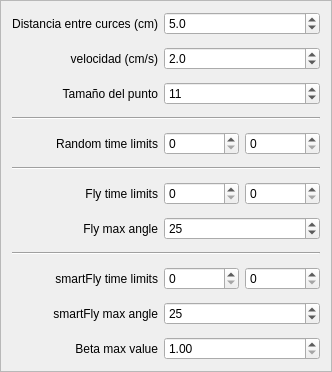
      <widget class="QFrame" name="frame_2">
       <property name="sizePolicy">
        <sizepolicy hsizetype="Preferred" vsizetype="Maximum">
         <horstretch>0</horstretch>
         <verstretch>0</verstretch>
        </sizepolicy>
       </property>
       <property name="frameShape">
        <enum>QFrame::StyledPanel</enum>
       </property>
       <property name="frameShadow">
        <enum>QFrame::Raised</enum>
       </property>
       <layout class="QGridLayout" name="gridLayout_5">
        <property name="verticalSpacing">
         <number>12</number>
        </property>
        <item row="10" column="1" colspan="2">
         <widget class="QSpinBox" name="spinBox_sfly_max_angle">
          <property name="sizePolicy">
           <sizepolicy hsizetype="Preferred" vsizetype="Fixed">
            <horstretch>0</horstretch>
            <verstretch>0</verstretch>
           </sizepolicy>
          </property>
          <property name="minimumSize">
           <size>
            <width>75</width>
            <height>0</height>
           </size>
          </property>
          <property name="minimum">
           <number>1</number>
          </property>
          <property name="maximum">
           <number>180</number>
          </property>
          <property name="singleStep">
           <number>5</number>
          </property>
          <property name="value">
           <number>25</number>
          </property>
         </widget>
        </item>
        <item row="6" column="0">
         <widget class="QLabel" name="label_5">
          <property name="sizePolicy">
           <sizepolicy hsizetype="Preferred" vsizetype="Preferred">
            <horstretch>0</horstretch>
            <verstretch>0</verstretch>
           </sizepolicy>
          </property>
          <property name="text">
           <string>Fly time limits</string>
          </property>
          <property name="alignment">
           <set>Qt::AlignRight|Qt::AlignTrailing|Qt::AlignVCenter</set>
          </property>
         </widget>
        </item>
        <item row="5" column="0" colspan="3">
         <widget class="Line" name="line">
          <property name="palette">
           <palette>
            <active>
             <colorrole role="Button">
              <brush brushstyle="SolidPattern">
               <color alpha="255">
                <red>255</red>
                <green>255</green>
                <blue>255</blue>
               </color>
              </brush>
             </colorrole>
             <colorrole role="Midlight">
              <brush brushstyle="SolidPattern">
               <color alpha="255">
                <red>255</red>
                <green>255</green>
                <blue>255</blue>
               </color>
              </brush>
             </colorrole>
             <colorrole role="Dark">
              <brush brushstyle="SolidPattern">
               <color alpha="255">
                <red>127</red>
                <green>127</green>
                <blue>127</blue>
               </color>
              </brush>
             </colorrole>
             <colorrole role="Mid">
              <brush brushstyle="SolidPattern">
               <color alpha="255">
                <red>170</red>
                <green>170</green>
                <blue>170</blue>
               </color>
              </brush>
             </colorrole>
             <colorrole role="Window">
              <brush brushstyle="SolidPattern">
               <color alpha="255">
                <red>255</red>
                <green>255</green>
                <blue>255</blue>
               </color>
              </brush>
             </colorrole>
             <colorrole role="Shadow">
              <brush brushstyle="SolidPattern">
               <color alpha="255">
                <red>0</red>
                <green>0</green>
                <blue>0</blue>
               </color>
              </brush>
             </colorrole>
             <colorrole role="AlternateBase">
              <brush brushstyle="SolidPattern">
               <color alpha="255">
                <red>255</red>
                <green>255</green>
                <blue>255</blue>
               </color>
              </brush>
             </colorrole>
            </active>
            <inactive>
             <colorrole role="Button">
              <brush brushstyle="SolidPattern">
               <color alpha="255">
                <red>240</red>
                <green>240</green>
                <blue>240</blue>
               </color>
              </brush>
             </colorrole>
             <colorrole role="Midlight">
              <brush brushstyle="SolidPattern">
               <color alpha="255">
                <red>227</red>
                <green>227</green>
                <blue>227</blue>
               </color>
              </brush>
             </colorrole>
             <colorrole role="Dark">
              <brush brushstyle="SolidPattern">
               <color alpha="255">
                <red>160</red>
                <green>160</green>
                <blue>160</blue>
               </color>
              </brush>
             </colorrole>
             <colorrole role="Mid">
              <brush brushstyle="SolidPattern">
               <color alpha="255">
                <red>160</red>
                <green>160</green>
                <blue>160</blue>
               </color>
              </brush>
             </colorrole>
             <colorrole role="Window">
              <brush brushstyle="SolidPattern">
               <color alpha="255">
                <red>240</red>
                <green>240</green>
                <blue>240</blue>
               </color>
              </brush>
             </colorrole>
             <colorrole role="Shadow">
              <brush brushstyle="SolidPattern">
               <color alpha="255">
                <red>105</red>
                <green>105</green>
                <blue>105</blue>
               </color>
              </brush>
             </colorrole>
             <colorrole role="AlternateBase">
              <brush brushstyle="SolidPattern">
               <color alpha="255">
                <red>245</red>
                <green>245</green>
                <blue>245</blue>
               </color>
              </brush>
             </colorrole>
            </inactive>
            <disabled>
             <colorrole role="Button">
              <brush brushstyle="SolidPattern">
               <color alpha="255">
                <red>255</red>
                <green>255</green>
                <blue>255</blue>
               </color>
              </brush>
             </colorrole>
             <colorrole role="Midlight">
              <brush brushstyle="SolidPattern">
               <color alpha="255">
                <red>255</red>
                <green>255</green>
                <blue>255</blue>
               </color>
              </brush>
             </colorrole>
             <colorrole role="Dark">
              <brush brushstyle="SolidPattern">
               <color alpha="255">
                <red>127</red>
                <green>127</green>
                <blue>127</blue>
               </color>
              </brush>
             </colorrole>
             <colorrole role="Mid">
              <brush brushstyle="SolidPattern">
               <color alpha="255">
                <red>170</red>
                <green>170</green>
                <blue>170</blue>
               </color>
              </brush>
             </colorrole>
             <colorrole role="Window">
              <brush brushstyle="SolidPattern">
               <color alpha="255">
                <red>255</red>
                <green>255</green>
                <blue>255</blue>
               </color>
              </brush>
             </colorrole>
             <colorrole role="Shadow">
              <brush brushstyle="SolidPattern">
               <color alpha="255">
                <red>0</red>
                <green>0</green>
                <blue>0</blue>
               </color>
              </brush>
             </colorrole>
             <colorrole role="AlternateBase">
              <brush brushstyle="SolidPattern">
               <color alpha="255">
                <red>245</red>
                <green>245</green>
                <blue>245</blue>
               </color>
              </brush>
             </colorrole>
            </disabled>
           </palette>
          </property>
          <property name="orientation">
           <enum>Qt::Horizontal</enum>
          </property>
         </widget>
        </item>
        <item row="9" column="0">
         <widget class="QLabel" name="label_7">
          <property name="sizePolicy">
           <sizepolicy hsizetype="Preferred" vsizetype="Preferred">
            <horstretch>0</horstretch>
            <verstretch>0</verstretch>
           </sizepolicy>
          </property>
          <property name="text">
           <string>smartFly time limits</string>
          </property>
          <property name="alignment">
           <set>Qt::AlignRight|Qt::AlignTrailing|Qt::AlignVCenter</set>
          </property>
         </widget>
        </item>
        <item row="3" column="0" colspan="3">
         <widget class="Line" name="line_3">
          <property name="palette">
           <palette>
            <active>
             <colorrole role="Button">
              <brush brushstyle="SolidPattern">
               <color alpha="255">
                <red>255</red>
                <green>255</green>
                <blue>255</blue>
               </color>
              </brush>
             </colorrole>
             <colorrole role="Midlight">
              <brush brushstyle="SolidPattern">
               <color alpha="255">
                <red>255</red>
                <green>255</green>
                <blue>255</blue>
               </color>
              </brush>
             </colorrole>
             <colorrole role="Dark">
              <brush brushstyle="SolidPattern">
               <color alpha="255">
                <red>127</red>
                <green>127</green>
                <blue>127</blue>
               </color>
              </brush>
             </colorrole>
             <colorrole role="Mid">
              <brush brushstyle="SolidPattern">
               <color alpha="255">
                <red>170</red>
                <green>170</green>
                <blue>170</blue>
               </color>
              </brush>
             </colorrole>
             <colorrole role="Window">
              <brush brushstyle="SolidPattern">
               <color alpha="255">
                <red>255</red>
                <green>255</green>
                <blue>255</blue>
               </color>
              </brush>
             </colorrole>
             <colorrole role="Shadow">
              <brush brushstyle="SolidPattern">
               <color alpha="255">
                <red>0</red>
                <green>0</green>
                <blue>0</blue>
               </color>
              </brush>
             </colorrole>
             <colorrole role="AlternateBase">
              <brush brushstyle="SolidPattern">
               <color alpha="255">
                <red>255</red>
                <green>255</green>
                <blue>255</blue>
               </color>
              </brush>
             </colorrole>
            </active>
            <inactive>
             <colorrole role="Button">
              <brush brushstyle="SolidPattern">
               <color alpha="255">
                <red>240</red>
                <green>240</green>
                <blue>240</blue>
               </color>
              </brush>
             </colorrole>
             <colorrole role="Midlight">
              <brush brushstyle="SolidPattern">
               <color alpha="255">
                <red>227</red>
                <green>227</green>
                <blue>227</blue>
               </color>
              </brush>
             </colorrole>
             <colorrole role="Dark">
              <brush brushstyle="SolidPattern">
               <color alpha="255">
                <red>160</red>
                <green>160</green>
                <blue>160</blue>
               </color>
              </brush>
             </colorrole>
             <colorrole role="Mid">
              <brush brushstyle="SolidPattern">
               <color alpha="255">
                <red>160</red>
                <green>160</green>
                <blue>160</blue>
               </color>
              </brush>
             </colorrole>
             <colorrole role="Window">
              <brush brushstyle="SolidPattern">
               <color alpha="255">
                <red>240</red>
                <green>240</green>
                <blue>240</blue>
               </color>
              </brush>
             </colorrole>
             <colorrole role="Shadow">
              <brush brushstyle="SolidPattern">
               <color alpha="255">
                <red>105</red>
                <green>105</green>
                <blue>105</blue>
               </color>
              </brush>
             </colorrole>
             <colorrole role="AlternateBase">
              <brush brushstyle="SolidPattern">
               <color alpha="255">
                <red>245</red>
                <green>245</green>
                <blue>245</blue>
               </color>
              </brush>
             </colorrole>
            </inactive>
            <disabled>
             <colorrole role="Button">
              <brush brushstyle="SolidPattern">
               <color alpha="255">
                <red>255</red>
                <green>255</green>
                <blue>255</blue>
               </color>
              </brush>
             </colorrole>
             <colorrole role="Midlight">
              <brush brushstyle="SolidPattern">
               <color alpha="255">
                <red>255</red>
                <green>255</green>
                <blue>255</blue>
               </color>
              </brush>
             </colorrole>
             <colorrole role="Dark">
              <brush brushstyle="SolidPattern">
               <color alpha="255">
                <red>127</red>
                <green>127</green>
                <blue>127</blue>
               </color>
              </brush>
             </colorrole>
             <colorrole role="Mid">
              <brush brushstyle="SolidPattern">
               <color alpha="255">
                <red>170</red>
                <green>170</green>
                <blue>170</blue>
               </color>
              </brush>
             </colorrole>
             <colorrole role="Window">
              <brush brushstyle="SolidPattern">
               <color alpha="255">
                <red>255</red>
                <green>255</green>
                <blue>255</blue>
               </color>
              </brush>
             </colorrole>
             <colorrole role="Shadow">
              <brush brushstyle="SolidPattern">
               <color alpha="255">
                <red>0</red>
                <green>0</green>
                <blue>0</blue>
               </color>
              </brush>
             </colorrole>
             <colorrole role="AlternateBase">
              <brush brushstyle="SolidPattern">
               <color alpha="255">
                <red>245</red>
                <green>245</green>
                <blue>245</blue>
               </color>
              </brush>
             </colorrole>
            </disabled>
           </palette>
          </property>
          <property name="orientation">
           <enum>Qt::Horizontal</enum>
          </property>
         </widget>
        </item>
        <item row="1" column="0">
         <widget class="QLabel" name="label_2">
          <property name="sizePolicy">
           <sizepolicy hsizetype="Preferred" vsizetype="Preferred">
            <horstretch>0</horstretch>
            <verstretch>0</verstretch>
           </sizepolicy>
          </property>
          <property name="text">
           <string>velocidad (cm/s)</string>
          </property>
          <property name="alignment">
           <set>Qt::AlignRight|Qt::AlignTrailing|Qt::AlignVCenter</set>
          </property>
         </widget>
        </item>
        <item row="10" column="0">
         <widget class="QLabel" name="label_8">
          <property name="sizePolicy">
           <sizepolicy hsizetype="Preferred" vsizetype="Preferred">
            <horstretch>0</horstretch>
            <verstretch>0</verstretch>
           </sizepolicy>
          </property>
          <property name="text">
           <string>smartFly max angle</string>
          </property>
          <property name="alignment">
           <set>Qt::AlignRight|Qt::AlignTrailing|Qt::AlignVCenter</set>
          </property>
         </widget>
        </item>
        <item row="7" column="0">
         <widget class="QLabel" name="label_6">
          <property name="sizePolicy">
           <sizepolicy hsizetype="Preferred" vsizetype="Preferred">
            <horstretch>0</horstretch>
            <verstretch>0</verstretch>
           </sizepolicy>
          </property>
          <property name="text">
           <string>Fly max angle</string>
          </property>
          <property name="alignment">
           <set>Qt::AlignRight|Qt::AlignTrailing|Qt::AlignVCenter</set>
          </property>
         </widget>
        </item>
        <item row="6" column="1">
         <widget class="QSpinBox" name="spinBox_fly_time_low">
          <property name="sizePolicy">
           <sizepolicy hsizetype="Preferred" vsizetype="Fixed">
            <horstretch>0</horstretch>
            <verstretch>0</verstretch>
           </sizepolicy>
          </property>
          <property name="minimumSize">
           <size>
            <width>75</width>
            <height>0</height>
           </size>
          </property>
          <property name="maximum">
           <number>3000</number>
          </property>
         </widget>
        </item>
        <item row="4" column="2">
         <widget class="QSpinBox" name="spinBox_rndm_time_high">
          <property name="sizePolicy">
           <sizepolicy hsizetype="Preferred" vsizetype="Fixed">
            <horstretch>0</horstretch>
            <verstretch>0</verstretch>
           </sizepolicy>
          </property>
          <property name="minimumSize">
           <size>
            <width>75</width>
            <height>0</height>
           </size>
          </property>
          <property name="maximum">
           <number>3000</number>
          </property>
         </widget>
        </item>
        <item row="11" column="1" colspan="2">
         <widget class="QDoubleSpinBox" name="doubleSpinBox_sfly_max_beta">
          <property name="sizePolicy">
           <sizepolicy hsizetype="Preferred" vsizetype="Fixed">
            <horstretch>0</horstretch>
            <verstretch>0</verstretch>
           </sizepolicy>
          </property>
          <property name="minimumSize">
           <size>
            <width>75</width>
            <height>0</height>
           </size>
          </property>
          <property name="minimum">
           <double>1.000000000000000</double>
          </property>
          <property name="maximum">
           <double>40.000000000000000</double>
          </property>
         </widget>
        </item>
        <item row="8" column="0" colspan="3">
         <widget class="Line" name="line_2">
          <property name="palette">
           <palette>
            <active>
             <colorrole role="Button">
              <brush brushstyle="SolidPattern">
               <color alpha="255">
                <red>255</red>
                <green>255</green>
                <blue>255</blue>
               </color>
              </brush>
             </colorrole>
             <colorrole role="Midlight">
              <brush brushstyle="SolidPattern">
               <color alpha="255">
                <red>255</red>
                <green>255</green>
                <blue>255</blue>
               </color>
              </brush>
             </colorrole>
             <colorrole role="Dark">
              <brush brushstyle="SolidPattern">
               <color alpha="255">
                <red>127</red>
                <green>127</green>
                <blue>127</blue>
               </color>
              </brush>
             </colorrole>
             <colorrole role="Mid">
              <brush brushstyle="SolidPattern">
               <color alpha="255">
                <red>170</red>
                <green>170</green>
                <blue>170</blue>
               </color>
              </brush>
             </colorrole>
             <colorrole role="Window">
              <brush brushstyle="SolidPattern">
               <color alpha="255">
                <red>255</red>
                <green>255</green>
                <blue>255</blue>
               </color>
              </brush>
             </colorrole>
             <colorrole role="Shadow">
              <brush brushstyle="SolidPattern">
               <color alpha="255">
                <red>0</red>
                <green>0</green>
                <blue>0</blue>
               </color>
              </brush>
             </colorrole>
             <colorrole role="AlternateBase">
              <brush brushstyle="SolidPattern">
               <color alpha="255">
                <red>255</red>
                <green>255</green>
                <blue>255</blue>
               </color>
              </brush>
             </colorrole>
            </active>
            <inactive>
             <colorrole role="Button">
              <brush brushstyle="SolidPattern">
               <color alpha="255">
                <red>240</red>
                <green>240</green>
                <blue>240</blue>
               </color>
              </brush>
             </colorrole>
             <colorrole role="Midlight">
              <brush brushstyle="SolidPattern">
               <color alpha="255">
                <red>227</red>
                <green>227</green>
                <blue>227</blue>
               </color>
              </brush>
             </colorrole>
             <colorrole role="Dark">
              <brush brushstyle="SolidPattern">
               <color alpha="255">
                <red>160</red>
                <green>160</green>
                <blue>160</blue>
               </color>
              </brush>
             </colorrole>
             <colorrole role="Mid">
              <brush brushstyle="SolidPattern">
               <color alpha="255">
                <red>160</red>
                <green>160</green>
                <blue>160</blue>
               </color>
              </brush>
             </colorrole>
             <colorrole role="Window">
              <brush brushstyle="SolidPattern">
               <color alpha="255">
                <red>240</red>
                <green>240</green>
                <blue>240</blue>
               </color>
              </brush>
             </colorrole>
             <colorrole role="Shadow">
              <brush brushstyle="SolidPattern">
               <color alpha="255">
                <red>105</red>
                <green>105</green>
                <blue>105</blue>
               </color>
              </brush>
             </colorrole>
             <colorrole role="AlternateBase">
              <brush brushstyle="SolidPattern">
               <color alpha="255">
                <red>245</red>
                <green>245</green>
                <blue>245</blue>
               </color>
              </brush>
             </colorrole>
            </inactive>
            <disabled>
             <colorrole role="Button">
              <brush brushstyle="SolidPattern">
               <color alpha="255">
                <red>255</red>
                <green>255</green>
                <blue>255</blue>
               </color>
              </brush>
             </colorrole>
             <colorrole role="Midlight">
              <brush brushstyle="SolidPattern">
               <color alpha="255">
                <red>255</red>
                <green>255</green>
                <blue>255</blue>
               </color>
              </brush>
             </colorrole>
             <colorrole role="Dark">
              <brush brushstyle="SolidPattern">
               <color alpha="255">
                <red>127</red>
                <green>127</green>
                <blue>127</blue>
               </color>
              </brush>
             </colorrole>
             <colorrole role="Mid">
              <brush brushstyle="SolidPattern">
               <color alpha="255">
                <red>170</red>
                <green>170</green>
                <blue>170</blue>
               </color>
              </brush>
             </colorrole>
             <colorrole role="Window">
              <brush brushstyle="SolidPattern">
               <color alpha="255">
                <red>255</red>
                <green>255</green>
                <blue>255</blue>
               </color>
              </brush>
             </colorrole>
             <colorrole role="Shadow">
              <brush brushstyle="SolidPattern">
               <color alpha="255">
                <red>0</red>
                <green>0</green>
                <blue>0</blue>
               </color>
              </brush>
             </colorrole>
             <colorrole role="AlternateBase">
              <brush brushstyle="SolidPattern">
               <color alpha="255">
                <red>245</red>
                <green>245</green>
                <blue>245</blue>
               </color>
              </brush>
             </colorrole>
            </disabled>
           </palette>
          </property>
          <property name="orientation">
           <enum>Qt::Horizontal</enum>
          </property>
         </widget>
        </item>
        <item row="4" column="0">
         <widget class="QLabel" name="label_4">
          <property name="sizePolicy">
           <sizepolicy hsizetype="Preferred" vsizetype="Preferred">
            <horstretch>0</horstretch>
            <verstretch>0</verstretch>
           </sizepolicy>
          </property>
          <property name="text">
           <string>Random time limits</string>
          </property>
          <property name="alignment">
           <set>Qt::AlignRight|Qt::AlignTrailing|Qt::AlignVCenter</set>
          </property>
         </widget>
        </item>
        <item row="0" column="0">
         <widget class="QLabel" name="label">
          <property name="sizePolicy">
           <sizepolicy hsizetype="Preferred" vsizetype="Preferred">
            <horstretch>0</horstretch>
            <verstretch>0</verstretch>
           </sizepolicy>
          </property>
          <property name="text">
           <string>Distancia entre curces (cm)</string>
          </property>
          <property name="alignment">
           <set>Qt::AlignRight|Qt::AlignTrailing|Qt::AlignVCenter</set>
          </property>
         </widget>
        </item>
        <item row="6" column="2">
         <widget class="QSpinBox" name="spinBox_fly_time_high">
          <property name="sizePolicy">
           <sizepolicy hsizetype="Preferred" vsizetype="Fixed">
            <horstretch>0</horstretch>
            <verstretch>0</verstretch>
           </sizepolicy>
          </property>
          <property name="minimumSize">
           <size>
            <width>75</width>
            <height>0</height>
           </size>
          </property>
          <property name="maximum">
           <number>3000</number>
          </property>
         </widget>
        </item>
        <item row="11" column="0">
         <widget class="QLabel" name="label_9">
          <property name="sizePolicy">
           <sizepolicy hsizetype="Preferred" vsizetype="Preferred">
            <horstretch>0</horstretch>
            <verstretch>0</verstretch>
           </sizepolicy>
          </property>
          <property name="text">
           <string>Beta max value</string>
          </property>
          <property name="alignment">
           <set>Qt::AlignRight|Qt::AlignTrailing|Qt::AlignVCenter</set>
          </property>
         </widget>
        </item>
        <item row="9" column="2">
         <widget class="QSpinBox" name="spinBox_sfly_time_high">
          <property name="sizePolicy">
           <sizepolicy hsizetype="Preferred" vsizetype="Fixed">
            <horstretch>0</horstretch>
            <verstretch>0</verstretch>
           </sizepolicy>
          </property>
          <property name="minimumSize">
           <size>
            <width>75</width>
            <height>0</height>
           </size>
          </property>
          <property name="maximum">
           <number>3000</number>
          </property>
         </widget>
        </item>
        <item row="7" column="1" colspan="2">
         <widget class="QSpinBox" name="spinBox_fly_max_angle">
          <property name="sizePolicy">
           <sizepolicy hsizetype="Preferred" vsizetype="Fixed">
            <horstretch>0</horstretch>
            <verstretch>0</verstretch>
           </sizepolicy>
          </property>
          <property name="minimumSize">
           <size>
            <width>75</width>
            <height>0</height>
           </size>
          </property>
          <property name="maximumSize">
           <size>
            <width>16777215</width>
            <height>16777215</height>
           </size>
          </property>
          <property name="minimum">
           <number>1</number>
          </property>
          <property name="maximum">
           <number>180</number>
          </property>
          <property name="singleStep">
           <number>5</number>
          </property>
          <property name="value">
           <number>25</number>
          </property>
         </widget>
        </item>
        <item row="9" column="1">
         <widget class="QSpinBox" name="spinBox_sfly_time_low">
          <property name="sizePolicy">
           <sizepolicy hsizetype="Preferred" vsizetype="Fixed">
            <horstretch>0</horstretch>
            <verstretch>0</verstretch>
           </sizepolicy>
          </property>
          <property name="minimumSize">
           <size>
            <width>75</width>
            <height>0</height>
           </size>
          </property>
          <property name="maximum">
           <number>3000</number>
          </property>
         </widget>
        </item>
        <item row="4" column="1">
         <widget class="QSpinBox" name="spinBox_rndm_time_low">
          <property name="sizePolicy">
           <sizepolicy hsizetype="Preferred" vsizetype="Fixed">
            <horstretch>0</horstretch>
            <verstretch>0</verstretch>
           </sizepolicy>
          </property>
          <property name="minimumSize">
           <size>
            <width>75</width>
            <height>0</height>
           </size>
          </property>
          <property name="maximum">
           <number>3000</number>
          </property>
         </widget>
        </item>
        <item row="2" column="0">
         <widget class="QLabel" name="label_3">
          <property name="sizePolicy">
           <sizepolicy hsizetype="Preferred" vsizetype="Preferred">
            <horstretch>0</horstretch>
            <verstretch>0</verstretch>
           </sizepolicy>
          </property>
          <property name="text">
           <string>Tamaño del punto</string>
          </property>
          <property name="alignment">
           <set>Qt::AlignRight|Qt::AlignTrailing|Qt::AlignVCenter</set>
          </property>
         </widget>
        </item>
        <item row="0" column="1" colspan="2">
         <widget class="QDoubleSpinBox" name="spin_dist">
          <property name="sizePolicy">
           <sizepolicy hsizetype="Preferred" vsizetype="Fixed">
            <horstretch>0</horstretch>
            <verstretch>0</verstretch>
           </sizepolicy>
          </property>
          <property name="minimumSize">
           <size>
            <width>75</width>
            <height>0</height>
           </size>
          </property>
          <property name="maximumSize">
           <size>
            <width>16777215</width>
            <height>16777215</height>
           </size>
          </property>
          <property name="decimals">
           <number>1</number>
          </property>
          <property name="maximum">
           <double>300.000000000000000</double>
          </property>
          <property name="value">
           <double>5.000000000000000</double>
          </property>
         </widget>
        </item>
        <item row="1" column="1" colspan="2">
         <widget class="QDoubleSpinBox" name="spin_vel">
          <property name="sizePolicy">
           <sizepolicy hsizetype="Preferred" vsizetype="Fixed">
            <horstretch>0</horstretch>
            <verstretch>0</verstretch>
           </sizepolicy>
          </property>
          <property name="minimumSize">
           <size>
            <width>75</width>
            <height>0</height>
           </size>
          </property>
          <property name="maximumSize">
           <size>
            <width>16777215</width>
            <height>16777215</height>
           </size>
          </property>
          <property name="decimals">
           <number>1</number>
          </property>
          <property name="maximum">
           <double>100.000000000000000</double>
          </property>
          <property name="singleStep">
           <double>0.100000000000000</double>
          </property>
          <property name="stepType">
           <enum>QAbstractSpinBox::AdaptiveDecimalStepType</enum>
          </property>
          <property name="value">
           <double>2.000000000000000</double>
          </property>
         </widget>
        </item>
        <item row="2" column="1" colspan="2">
         <widget class="QSpinBox" name="spin_size">
          <property name="sizePolicy">
           <sizepolicy hsizetype="Preferred" vsizetype="Fixed">
            <horstretch>0</horstretch>
            <verstretch>0</verstretch>
           </sizepolicy>
          </property>
          <property name="minimumSize">
           <size>
            <width>75</width>
            <height>0</height>
           </size>
          </property>
          <property name="maximumSize">
           <size>
            <width>16777215</width>
            <height>16777215</height>
           </size>
          </property>
          <property name="minimum">
           <number>1</number>
          </property>
          <property name="maximum">
           <number>100</number>
          </property>
          <property name="singleStep">
           <number>1</number>
          </property>
          <property name="value">
           <number>11</number>
          </property>
         </widget>
        </item>
       </layout>
      </widget>
